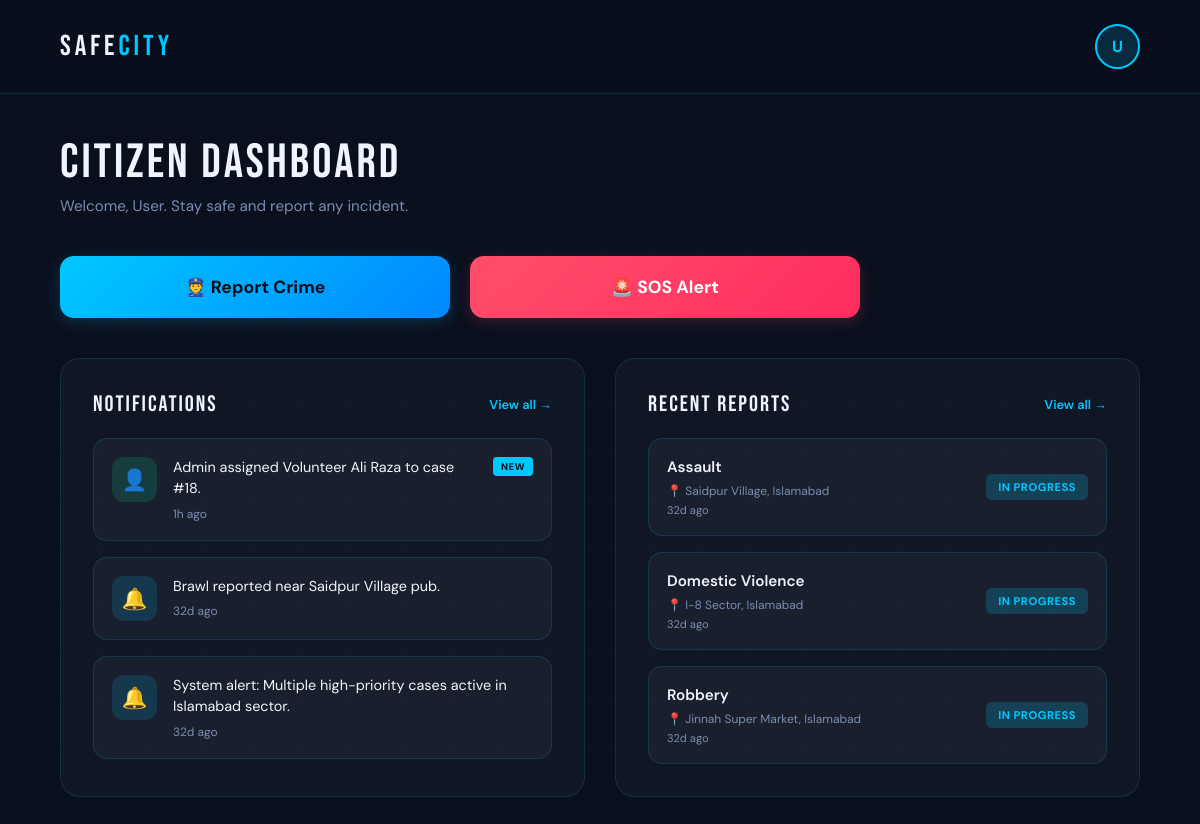
The app's page /citizen_dashboard, older data.
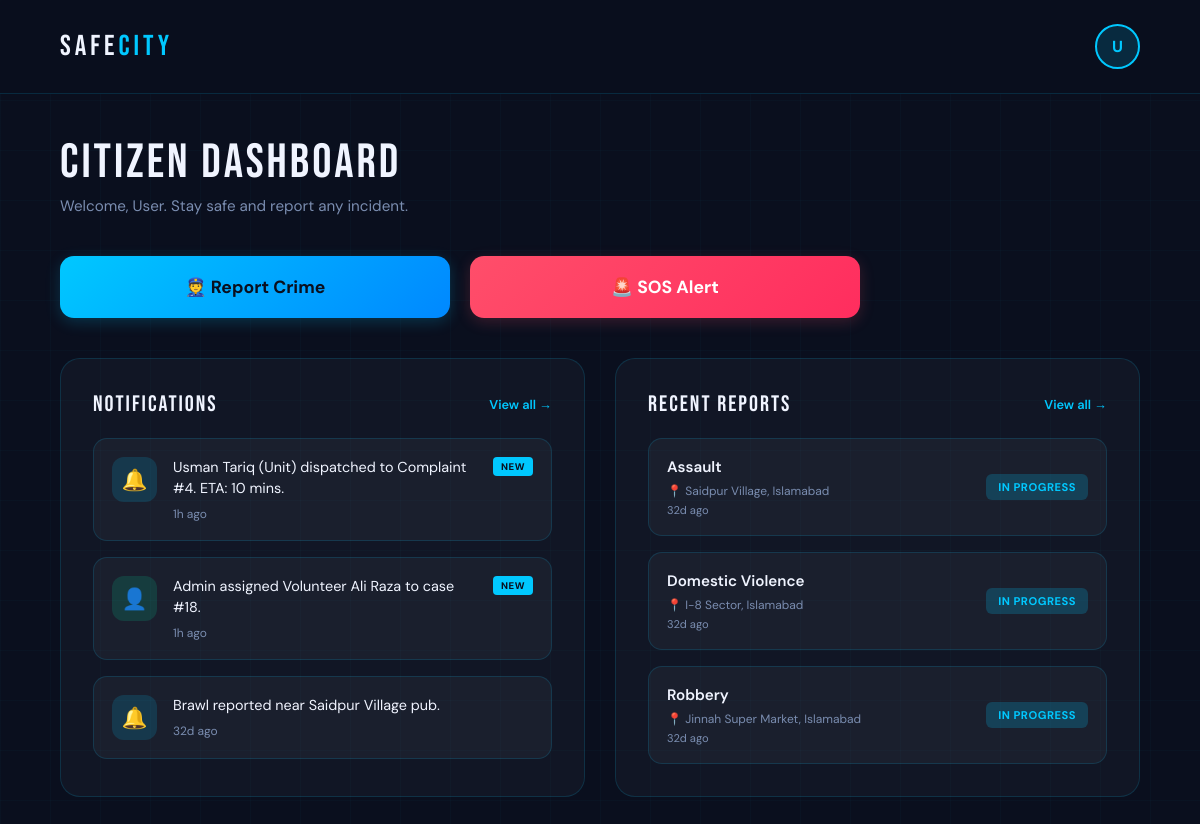
The same page, newer data.
### tables this page shows
CREATE TABLE Notifications (
    notification_id INTEGER PRIMARY KEY AUTOINCREMENT,
    message TEXT NOT NULL,
    created_at DATETIME DEFAULT CURRENT_TIMESTAMP
);

CREATE TABLE Complaints (
    complaint_id INTEGER PRIMARY KEY AUTOINCREMENT,
    user_id INTEGER,
    category_id INTEGER,
    description TEXT NOT NULL,
    location TEXT NOT NULL,
    status TEXT DEFAULT 'Pending' CHECK(status IN ('Pending','In Progress','Resolved')),
    created_at DATETIME DEFAULT CURRENT_TIMESTAMP,

    FOREIGN KEY (user_id) REFERENCES Citizens(citizen_id),
    FOREIGN KEY (category_id) REFERENCES CrimeCategories(category_id)
);

CREATE TABLE CrimeCategories (
    category_id INTEGER PRIMARY KEY AUTOINCREMENT,
    name TEXT UNIQUE NOT NULL
);

### app.py (the view)
@app.route('/citizen_dashboard')
def citizen_dashboard():
    db = get_db_connection()
    notifications = db.execute('''
        SELECT message, created_at
        FROM Notifications
        ORDER BY created_at DESC
        LIMIT 3
    ''').fetchall()
    now = datetime.utcnow()
    recent_notifications = []
    for n in notifications:
        dt = datetime.strptime(n['created_at'], '%Y-%m-%d %H:%M:%S')
        hours_ago = (now - dt).total_seconds() / 3600
        recent_notifications.append({
            'message': n['message'],
            'time_ago': time_ago(n['created_at']),
            'is_new': hours_ago < 24
        })
    reports = db.execute('''
        SELECT c.complaint_id, cc.name as category_name, c.location, c.status, c.created_at
        FROM Complaints c
        JOIN CrimeCategories cc ON c.category_id = cc.category_id
        ORDER BY c.created_at DESC
        LIMIT 3
    ''').fetchall()
    recent_reports = [dict(r, time_ago=time_ago(r['created_at'])) for r in reports]
    db.close()
    return render_template('citizen_dashboard.html',
                           recent_notifications=recent_notifications,
                           recent_reports=recent_reports
                           )

### app.py (called while the page is built)
def get_db_connection():
    conn = sqlite3.connect(DATABASE, timeout=10)
    conn.row_factory = sqlite3.Row
    return conn

def time_ago(dt_str):
    if not dt_str:
        return ''
    dt = datetime.strptime(dt_str, '%Y-%m-%d %H:%M:%S')
    now = datetime.utcnow()
    diff = now - dt
    minutes = int(diff.total_seconds() // 60)
    if minutes < 1:
        return 'Just now'
    elif minutes < 60:
        return f'{minutes}m ago'
    elif minutes < 1440:
        return f'{minutes // 60}h ago'
    else:
        return f'{minutes // 1440}d ago'

### templates/citizen_dashboard.html (shortened to what this page needs)
<!DOCTYPE html>
<html lang="en">
<head>
</head>
<body>
  <div class="app-container">
    <div class="header">
      <div class="logo">SAFE<span>CITY</span></div>
      <div class="header-right">
        <div class="user-avatar">{{ session.name[0] if session.name else 'U' }}</div>
      </div>
    </div>
    <div class="app-content">
      <div class="content">
        <div class="welcome-section">
          <div class="page-title">Citizen Dashboard</div>
          <div class="page-sub">Welcome, {{ session.name if session.name else 'User' }}. Stay safe and report any incident.</div>
        </div>
        <div class="action-grid">
          <a href="/report" class="action-btn btn-report">👮 Report Crime</a>
          <button onclick="alert('Emergency services notified!')" class="action-btn btn-sos">🚨 SOS Alert</button>
        </div>
        <div class="dashboard-grid">
          <div class="section-card">
            <div class="section-head">
              <div class="section-title">Notifications</div>
              <a href="/notifications" class="section-link">View all →</a>
            </div>
            <div class="notif-list">
              {% for n in recent_notifications %}
              <div class="notif-card">
                <div class="notif-icon {% if 'assigned' in n.message|lower %}ni-person{% elif 'resolved' in n.message|lower %}ni-check{% else %}ni-bell{% endif %}">
                  {% if 'assigned' in n.message|lower %}👤{% elif 'resolved' in n.message|lower %}✓{% else %}🔔{% endif %}
                </div>
                <div class="notif-body">
                  <div class="notif-top">
                    <div class="notif-text">{{ n.message }}</div>
                    {% if n.is_new %}<span class="new-badge">NEW</span>{% endif %}
                  </div>
                  <div class="notif-time">{{ n.time_ago }}</div>
                </div>
              </div>
              {% else %}
              <div class="empty-state">No notifications yet</div>
              {% endfor %}
            </div>
          </div>
          <div class="section-card">
            <div class="section-head">
              <div class="section-title">Recent Reports</div>
              <a href="/case_tracking" class="section-link">View all →</a>
            </div>
            <div class="report-list">
              {% for r in recent_reports %}
              <div class="report-card">
                <div>
                  <div class="report-type">{{ r.category_name }}</div>
                  <div class="report-loc">📍 {{ r.location }}</div>
                  <div class="report-date">{{ r.time_ago }}</div>
                </div>
                <span class="status-pill {% if r.status == 'Pending' %}sp-pending{% elif r.status == 'In Progress' %}sp-progress{% else %}sp-resolved{% endif %}">{{ r.status }}</span>
              </div>
              {% else %}
              <div class="empty-state">No reports filed yet</div>
              {% endfor %}
            </div>
          </div>
        </div>
      </div>
    </div>
  </div>
</body>
</html>

Row changes from the older to the newer data that the page shows:
no longer on this page (row unchanged): Notifications: message "System alert: Multiple high-priority cases active in Islamabad sector.", time_ago "32d ago"
added Notifications: message "Usman Tariq (Unit) dispatched to Complaint #4. ETA: 10 mins.", shows "NEW", time_ago "1h ago"
